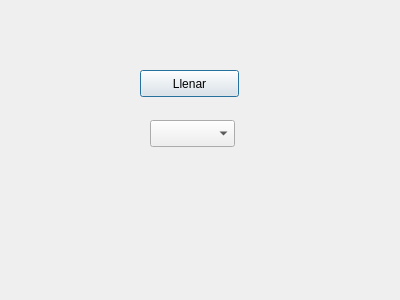
<?xml version="1.0" encoding="UTF-8"?>
<ui version="4.0">
 <class>RecibeDatos</class>
 <widget class="QDialog" name="RecibeDatos">
  <property name="geometry">
   <rect>
    <x>0</x>
    <y>0</y>
    <width>400</width>
    <height>300</height>
   </rect>
  </property>
  <property name="windowTitle">
   <string>Dialog</string>
  </property>
  <widget class="QComboBox" name="comboNum">
   <property name="geometry">
    <rect>
     <x>150</x>
     <y>120</y>
     <width>85</width>
     <height>27</height>
    </rect>
   </property>
  </widget>
  <widget class="QPushButton" name="llenar">
   <property name="geometry">
    <rect>
     <x>140</x>
     <y>70</y>
     <width>99</width>
     <height>27</height>
    </rect>
   </property>
   <property name="text">
    <string>Llenar</string>
   </property>
  </widget>
 </widget>
 <resources/>
 <connections/>
</ui>
